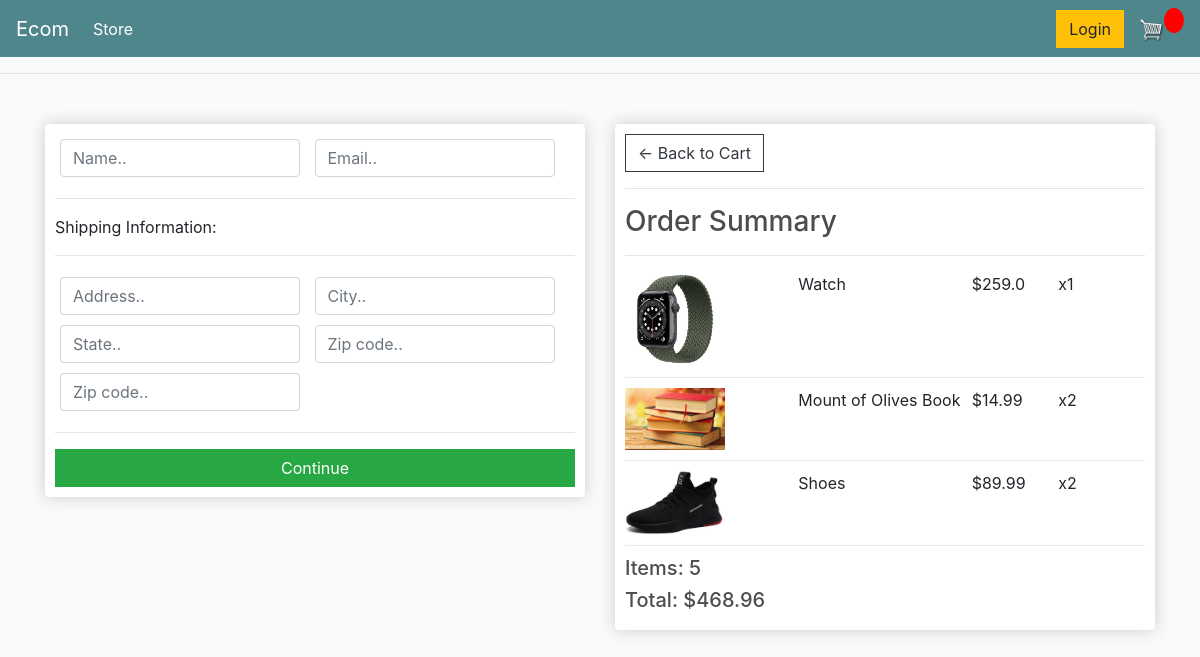
Screenshot of /checkout/ (signed in) with the database file from the repository.
### store/models.py (models this page shows, shortened)
class OrderItem(models.Model):
    product = models.ForeignKey(Product, on_delete=models.SET_NULL, blank=True, null=True)
    order = models.ForeignKey(Order, on_delete=models.SET_NULL, blank=True,null=True)
    quantity = models.IntegerField(default=0, null=True, blank=True)
    date_added = models.DateTimeField(auto_now_add=True)
    @property
    def get_total(self):
        total = self.product.price * self.quantity
        return total

class Product(models.Model):
    name = models.CharField(max_length=200)
    price = models.FloatField()
    digital = models.BooleanField(default=False,null=True, blank=True)
    image = models.ImageField(null=True, blank=True)
    @property
    def imageURL(self):
        try:
            url = self.image.url
        except:
            url = ''
        return url

class Order(models.Model):
    customer = models.ForeignKey(Customer, on_delete=models.SET_NULL, null=True, blank=True)
    date_ordered = models.DateTimeField(auto_now_add=True)
    complete = models.BooleanField(default=False, null=True,blank=False)
    transaction_id = models.CharField(max_length=100, null=True)
    @property
    def get_cart_total(self):
        orderitems = self.orderitem_set.all()
        total = sum([item.get_total for item in orderitems])
        return total
    @property
    def get_cart_items(self):
        orderitems = self.orderitem_set.all()
        total = sum([item.quantity for item in orderitems])
        return total

### store/views.py (the view)
# urls.py: path('checkout/', views.checkout, name="checkout"),
def checkout(request):
    if request.user.is_authenticated:
        customer = request.user.customer
        order, created = Order.objects.get_or_create(customer=customer, complete=False)
        items = order.orderitem_set.all()
    else:
        items = []
        order = {'get_cart_total':0, 'get_cart_items':0}
    context = {'items':items, 'order':order}
    return render(request, 'store/checkout.html', context)

### store/templates/store/checkout.html (shortened to what this page needs)
{% extends 'store/main.html' %}
{% load static %}
{% block content %}
     <div class="row">
		<div class="col-lg-6">
			<div class="box-element" id="form-wrapper">
				<form id="form">
					<div id="user-info">
						<div class="form-field">
							<input required class="form-control" type="text" name="name" placeholder="Name..">
						</div>
						<div class="form-field">
							<input required class="form-control" type="email" name="email" placeholder="Email..">
						</div>
					</div>
					<div id="shipping-info">
						<hr>
						<p>Shipping Information:</p>
						<hr>
						<div class="form-field">
							<input class="form-control" type="text" name="address" placeholder="Address..">
						</div>
						<div class="form-field">
							<input class="form-control" type="text" name="city" placeholder="City..">
						</div>
						<div class="form-field">
							<input class="form-control" type="text" name="state" placeholder="State..">
						</div>
						<div class="form-field">
							<input class="form-control" type="text" name="zipcode" placeholder="Zip code..">
						</div>
						<div class="form-field">
							<input class="form-control" type="text" name="country" placeholder="Zip code..">
						</div>
					</div>
					<hr>
					<input id="form-button" class="btn btn-success btn-block" type="submit" value="Continue">
				</form>
			</div>
            <br>
		</div>
		<div class="col-lg-6">
			<div class="box-element">
				<a  class="btn btn-outline-dark" href="{% url 'cart' %}">&#x2190; Back to Cart</a>
				<hr>
				<h3>Order Summary</h3>
                <hr>
                {%  for item in items%}
				<div class="cart-row">
					<div style="flex:2"><img class="row-image" src="{{item.product.imageURL}}"></div>
					<div style="flex:2"><p>{{item.product.name}}</p></div>
					<div style="flex:1"><p>${{item.product.price}}</p></div>
					<div style="flex:1"><p>x{{item.quantity}}</p></div>
                </div>
                {% endfor %}
				<h5>Items:   {{order.get_cart_items}}</h5>
				<h5>Total:   ${{order.get_cart_total| floatformat:2}}</h5>
			</div>
		</div>
	</div>
{% endblock content %}

### static/css/main.css (style rules this page uses)
body { background-color: hsl(0, 0%, 98%); }
h1,h2,h3,h4,h5,h6 { color:hsl(0, 0%, 30%); }
.box-element { box-shadow:hsl(0, 0%, 80%) 0 0 16px; background-color: #fff; border-radius: 4px; padding: 10px; }
.col-lg-4, .col-lg-6, .col-lg-8, .col-lg-12 { margin-top: 10px; }
.btn { border-radius: 0; }
.row-image { width: 100px; }
.form-field { width:250px; display: inline-block; padding: 5px; }
.cart-row { display: flex; align-items: flex-stretch; padding-bottom: 10px; margin-bottom: 10px; border-bottom: 1px solid #ececec; }

### rows the page displays
OrderItem: product.imageURL (picture), product.name "Watch", product.price "259.0", quantity "1"
OrderItem: product.imageURL (picture), product.name "Mount of Olives Book", product.price "14.99", quantity "2"
OrderItem: product.imageURL (picture), product.name "Shoes", product.price "89.99", quantity "2"
Order: get_cart_items "5", get_cart_total "468.96"
